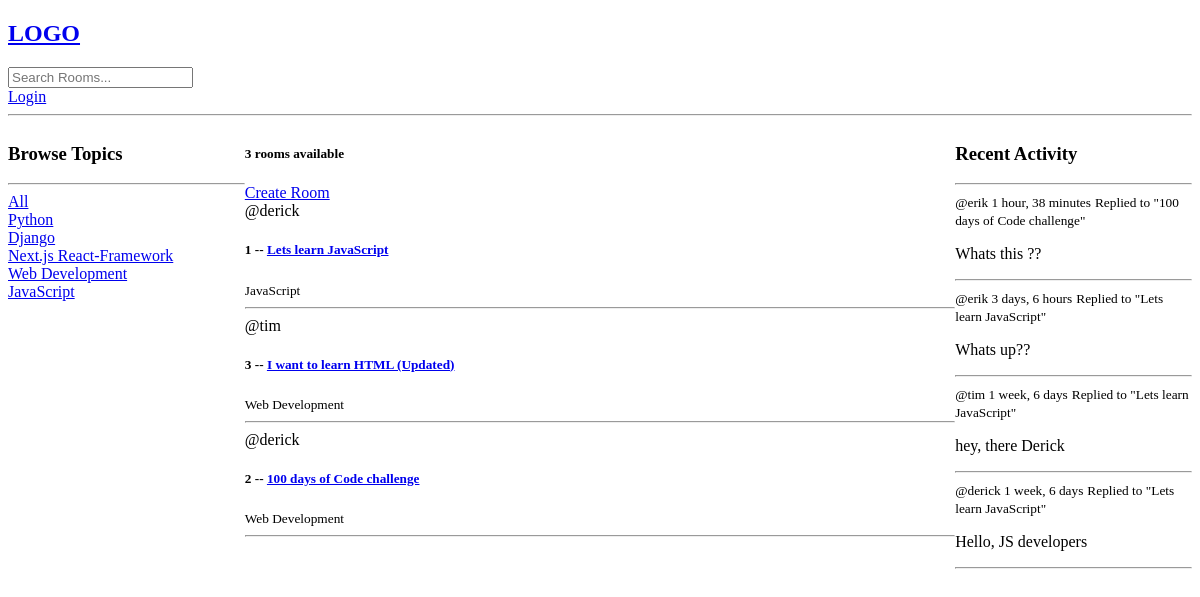
The app's page /, older data.
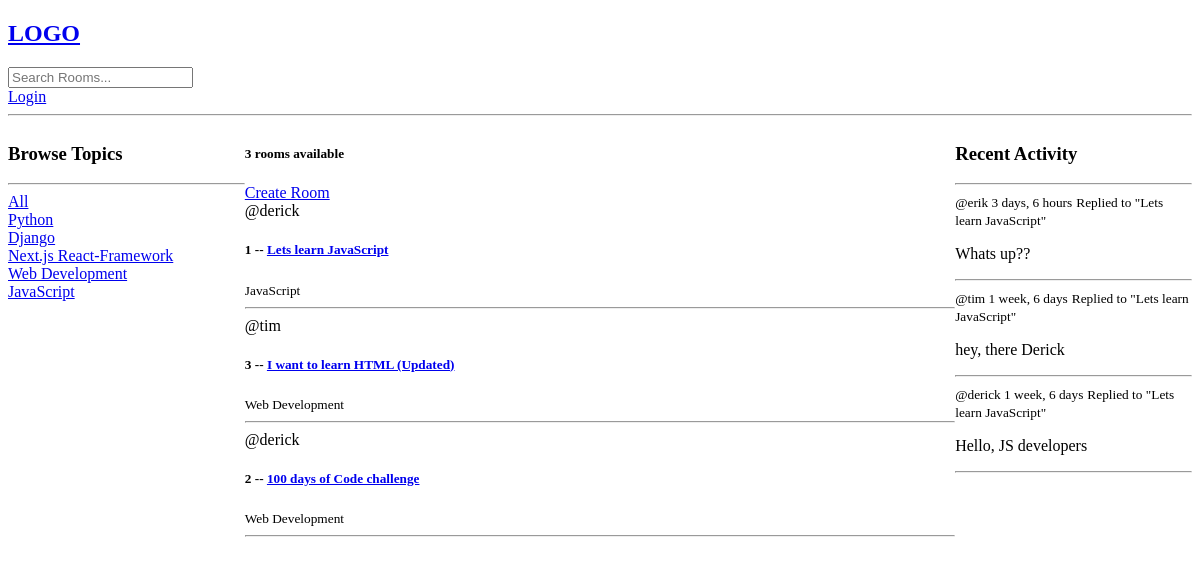
The same page, newer data.
### base/models.py (models this page shows, shortened)
class Topic(models.Model):
    name = models.CharField(max_length=200)

class Room(models.Model):
    host = models.ForeignKey(User, on_delete=models.SET_NULL, null=True) # database table relationship
    topic=  models.ForeignKey(Topic, on_delete=models.SET_NULL, null=True)
    name = models.CharField(max_length=200)
    description = models.TextField(null=True, blank=True)
    participants = models.ManyToManyField(User, related_name='participants',blank=True)  # many to many relationship.
    updated = models.DateTimeField(auto_now=True) #updates each time an item is updated
    created = models.DateTimeField(auto_now_add=True) #runs ONLY once when an item is created in DB
    class Meta:
        ordering = ['-updated', '-created'] # '-' enables order by descending order(new first)
    def __str__(self):
        return self.name

class Message(models.Model):
    user = models.ForeignKey(User, on_delete=models.CASCADE) # database table relationship
    room = models.ForeignKey(Room, on_delete=models.CASCADE)
    body = models.TextField()
    updated = models.DateTimeField(auto_now=True)
    created = models.DateTimeField(auto_now_add=True)
    class Meta:
        ordering = ['-updated', '-created'] # '-' enables order by descending order(new first)
    def __str__(self):
        return self.body[0:50] # get first 50 characters at Recent activity section

### base/views.py (the view)
# urls.py: path('', views.home, name='home'),
def home(request):
    q = request.GET.get('q') if request.GET.get('q') != None else '' # query value from the url after selecting a topic(Browse Topics)
    rooms = Room.objects.filter(Q(topic__name__icontains=q) | Q(name__icontains=q) | Q(description__icontains=q)) #filter upwards from topic attribute to Topic Model. topic name atleast contains whats in the query
    topics = Topic.objects.all()
    rooms_count = rooms.count() #gets length of a queryset also you can use>> len(rooms) basic python
    room_messages = Message.objects.filter(Q(room__topic__name__icontains=q))  # Recent activity  section >> filter all messages according to topic name
    context = {'rooms': rooms, 'topics': topics, 'rooms_count':rooms_count, 'room_messages':room_messages}
    return render(request, 'base/home.html', context)

### base/templates/base/home.html (shortened to what this page needs)
{% extends 'main.html' %} {% block content %}
<div class="home-container">
  <div>
    <h3>Browse Topics</h3>
    <hr />
    <div>
      <a href="{% url 'home' %}">All</a>
    </div>
    {% for topic in topics %}
    <div>
      <a href="{% url 'home' %}?q={{topic.name}}">{{topic.name}}</a>
    </div>
    {% endfor %}
  </div>
  <div>
    <h5>{{rooms_count}} rooms available</h5>
    <a href="{% url 'create-room' %}">Create Room</a>
    <div>
      {% for room in rooms %}
      <div>
        <span>@{{room.host.username}}</span>
        <h5>
          {{room.id}} -- <a href="{% url 'room' room.id %}"> {{room.name}}</a>
        </h5>
        <small>{{room.topic.name}}</small>
        <hr />
      </div>
      {% endfor %}
    </div>
  </div>
  <div>
    <h3>Recent Activity</h3>
    <hr />
    {% for message in room_messages %}
    <div>
      <small>@{{message.user}} {{message.created|timesince}}</small>
      <small>Replied to "{{message.room}}"</small>
      <p>{{message}}</p>
      <hr />
    </div>
    {% endfor %}
  </div>
</div>
{% endblock content %}

Row changes from the older to the newer data that the page shows:
removed Message: user "erik", created "1 hour, 38 minutes", room "100 days of Code challenge", body "Whats this ??"
